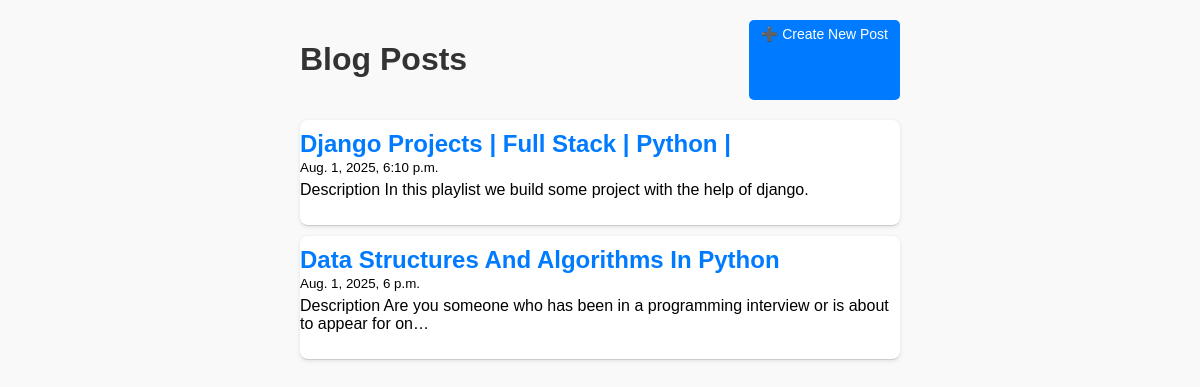
The page / on the database its author committed.
### blog/models.py (models this page shows, shortened)
class BlogPost(models.Model):
    title = models.CharField(max_length=200)
    content = models.TextField()
    created_at = models.DateTimeField(auto_now_add=True)

### blog/views.py (the view)
# urls.py: path('', views.home, name='home'),
def home(request):
    posts = BlogPost.objects.all().order_by('-created_at')
    return render(request, 'blog/home.html', {'posts': posts})

### blog/templates/blog/home.html (shortened to what this page needs)
<!DOCTYPE html>
<html>
<head>
    {% load static %}
    <link rel="stylesheet" href="{% static 'blog/style.css' %}">
</head>
<body>
    <div class="top-link">
        <h1>Blog Posts</h1>
        <a class="button" href="{% url 'create_post' %}">➕ Create New Post</a>
    </div>
    {% for post in posts %}
        <div class="post">
            <h2><a href="{% url 'post_detail' post.id %}">{{ post.title }}</a></h2>
            <small>{{ post.created_at }}</small>
            <p>{{ post.content|truncatechars:100 }}</p>
        </div>
    {% empty %}
        <p>No posts yet.</p>
    {% endfor %}
</body>
</html>

### blog/static/blog/style.css (style rules this page uses)
body { font-family: Arial; max-width: 700px; margin: 20px auto; background-color: #f9f9f9; }
h1, h2 { color: #333; }
a { color: #007bff; text-decoration: none; }
a.button { padding: 6px 12px; background-color: #007bff; color: white; text-decoration: none; border-radius: 5px; font-size: 14px; }
.post { background: white; padding: 15px; margin-bottom: 10px; border-radius: 8px; box-shadow: 0 1px 4px rgba(0, 0, 0, 0.1); }

### blog/templates/blog/home.html (style rules this page uses)
body { font-family: Arial; max-width: 600px; margin: 20px auto; }
.post { border-bottom: 1px solid #ccc; padding: 10px 0; }
.post h2 { margin: 0; }
.post p { margin-top: 5px; }
.top-link { margin-bottom: 20px; display: flex; justify-content: space-between; }
a.button { padding: 6px 12px; background-color: #007bff; color: white; text-decoration: none; border-radius: 5px; font-size: 14px; }

### rows shown on the page
BlogPost: title "Django Projects | Full Stack | Python |", created_at "Aug. 1, 2025, 6:10 p.m.", content "Description In this playlist we build some project with the help of django."
BlogPost: title "Data Structures And Algorithms In Python", created_at "Aug. 1, 2025, 6 p.m.", content "Description Are you someone who has been in a programming interview or is about to appear for on…"
